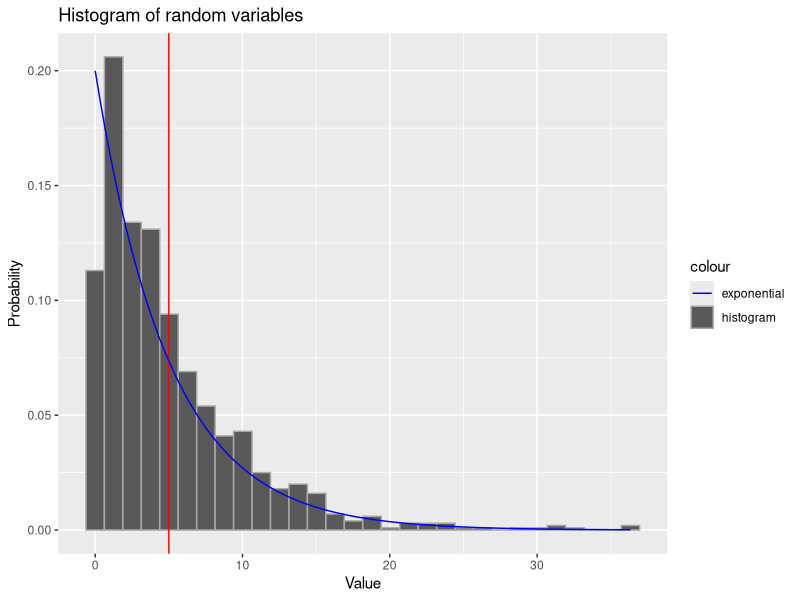
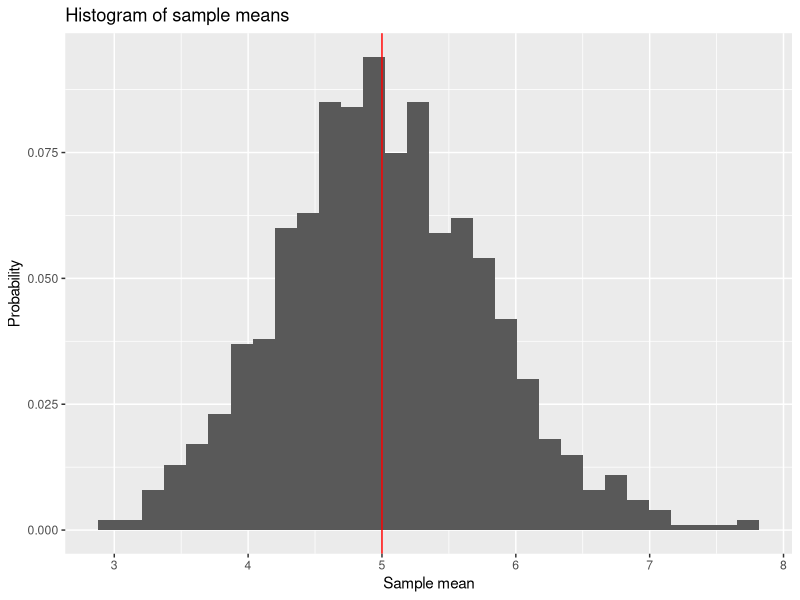
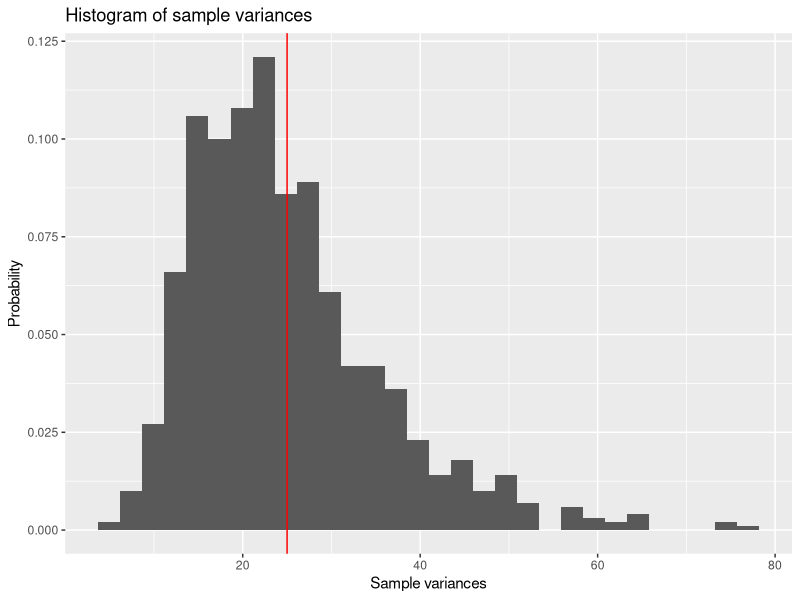

These charts were generated, in order, by the following R code:
## ---- chunk 1
library(tidyverse)
knitr::opts_chunk$set(message = FALSE)
knitr::opts_chunk$set(results = "hide")
knitr::opts_chunk$set(warning = FALSE)
## ---- chunk 2
lambda <- 0.2
nosim <- 1000
n <- 40
## ---- chunk 3
set.seed(1234)
df <- data.frame(value = rexp(nosim, lambda))

colors <- c("histogram" = "darkgray", "exponential" = "blue", "mean" = "red")
p <- ggplot() +
  geom_histogram(data = df, aes(x = value, y = ..count.. / nosim, color = "histogram")) +
  geom_vline(xintercept = 1 / lambda, aes(color = "mean"), color = "red") +
  stat_function(fun = dexp, args = list(rate = lambda), aes(color = "exponential")) +
  labs(title = "Histogram of random variables", x = "Value", y = "Probability") +
  scale_color_manual(values = colors)
print(p)
## ---- chunk 4
set.seed(123)
means <- NULL
vars <- NULL
for (i in 1:nosim) {
  sample_i <- rexp(n, rate = lambda)
  means[i] <- mean(sample_i)
  vars[i] <- sd(sample_i)^2
}
p <- ggplot() +
  geom_histogram(data = data.frame(means), aes(x = means, y = ..count.. / nosim)) +
  geom_vline(xintercept = (1 / lambda), aes(color = "mean"), color = "red") +
  labs(title = "Histogram of sample means", y = "Probability", x = "Sample mean")
print(p)
## ---- chunk 5
p <- ggplot() +
  geom_histogram(data = data.frame(vars), aes(x = vars, y = ..count.. / nosim)) +
  geom_vline(xintercept = (1 / lambda)^2, aes(color = "mean"), color = "red") +
  # stat_function(fun = function(x) { (n - 1) * lambda * dchisq(x, df = n - 1) }) +
  labs(title = "Histogram of sample variances", y = "Probability", x = "Sample variances")
print(p)
